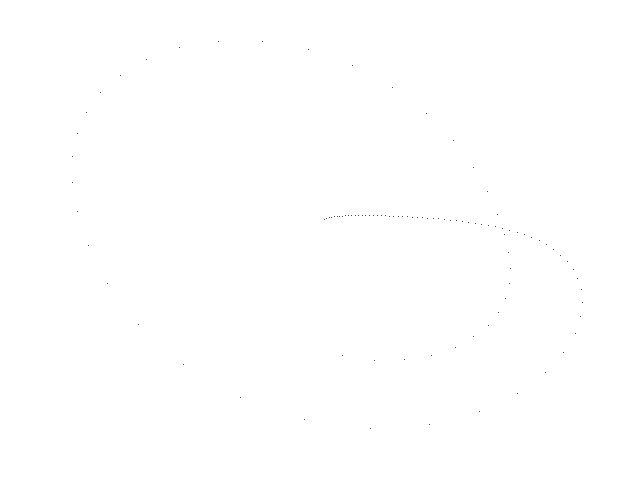
Frame 1 (no input)
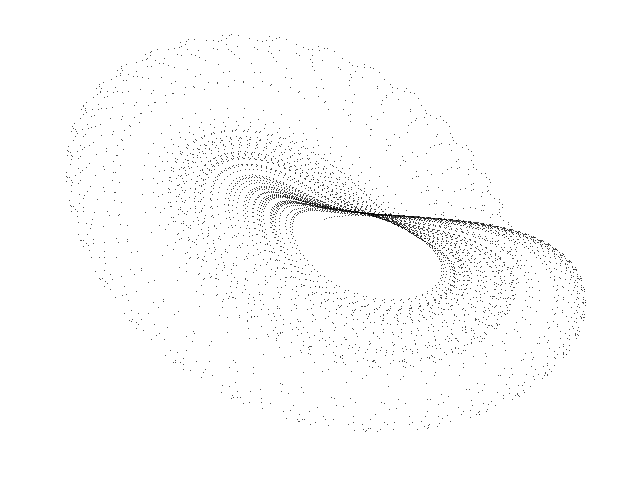
Frame 60 (the mouse pressed at the canvas centre just before this capture)
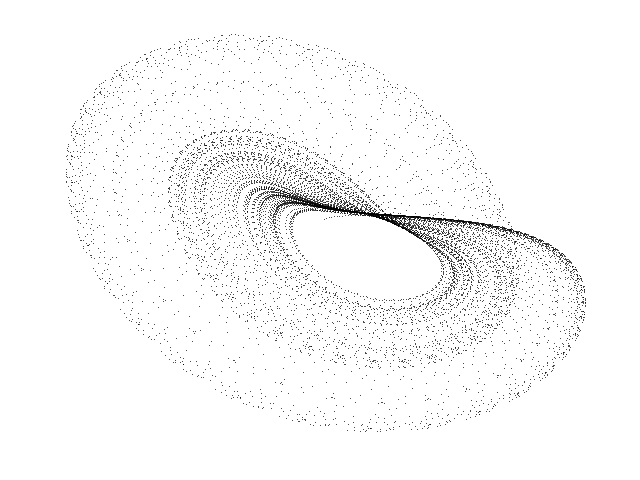
Frame 120 (the mouse held since frame 60 and released just before this capture)

The Processing sketch that drew these frames (run headless with seeded random() and noise(); from frame 60 on, the mouse is pressed at the canvas centre):

// Processing sketch: Lu_Chen
// ── Lu_Chen.pde
// Lu-Chen chaotic attractor //

  float x = 1.0;
  float y = 1.0;
  float z = 2.0;
  float dt = 0.01;
  float a = -10.0;
  float b = -4.0;
  float c = 18.1;


void setup() {
  
  size(640, 480);
  background(255);
  
}

void draw() {
  
  for (int i=0; i<100; i++) {
    
    float nx = x;
    float ny = y;
    float nz = z;
        
    x = nx + dt * (- ((a * b * nx) / (a + b)) - ny * nz + c);
    y = ny + dt * (a * ny + nx * nz);
    z = nz + dt * (b * nz + nx * ny);
  
    point(310 + (12 * x), 210 + (10 * y));
        
  }

}
